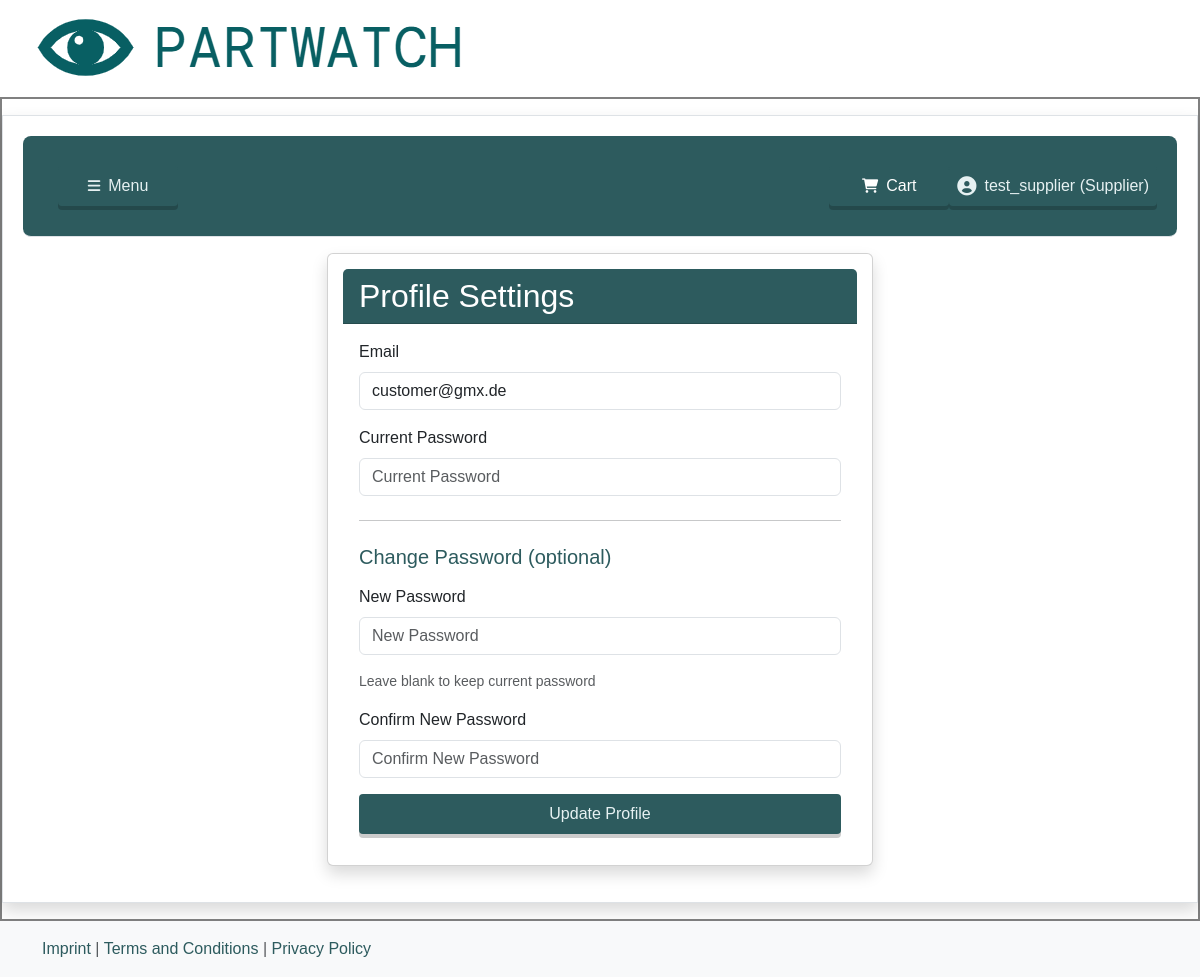
The app's page /profile (signed in) with its own data.
### models.py (models this page shows)
class User(db.Model, UserMixin):
    id = db.Column(db.Integer, primary_key=True)
    username = db.Column(db.String(150), unique=True, nullable=False)
    email = db.Column(db.String(150), unique=True, nullable=False)
    password = db.Column(db.String(200), nullable=False)
    role = db.Column(db.String(50), nullable=False)

### app.py (the view, shortened to what this page needs)
@app.route('/profile', methods=['GET', 'POST'])
@login_required
def profile():
    form = ProfileForm()
    form.email.data = current_user.email
    return render_template('profile.html', form=form)

### forms.py
class ProfileForm(FlaskForm):
    email = StringField('Email', validators=[
        DataRequired(),
        Email()
    ])
    current_password = PasswordField('Current Password', validators=[
        DataRequired()
    ])
    new_password = PasswordField('New Password', validators=[
        Length(min=6, message="Password must be at least 6 characters long"),
    ])
    confirm_password = PasswordField('Confirm New Password', validators=[
        EqualTo('new_password', message='Passwords must match')
    ])
    submit = SubmitField('Update Profile')

### app.py (called while the page is built)
@login_manager.user_loader
def load_user(user_id):
    return User.query.get(int(user_id))

### templates/profile.html (shortened to what this page needs)
{% extends "base.html" %}
{% from 'bootstrap5/form.html' import render_form, render_field %}
{% block CONTENT %}
<div class="row justify-content-center">
    <div class="col-md-8 col-lg-6">
        <div class="card shadow">
            <div class="card-header" style="background: #2d5b5e; color: white;">
                <h2 class="mb-0">Profile Settings</h2>
            </div>
            <div class="card-body">
                <form method="POST" action="{{ url_for('profile') }}">
                    <div class="mb-3">
                        {{ render_field(form.email,
                            class="form-control",
                            placeholder="Email"
                        ) }}
                    </div>
                    <div class="mb-3">
                        {{ render_field(form.current_password,
                            class="form-control",
                            placeholder="Current Password"
                        ) }}
                    </div>
                    <hr class="my-4">
                    <h5 class="mb-3" style="color: #2d5b5e;">Change Password (optional)</h5>
                    <div class="mb-3">
                        {{ render_field(form.new_password,
                            class="form-control",
                            placeholder="New Password"
                        ) }}
                        <div class="form-text">Leave blank to keep current password</div>
                    </div>
                    <div class="mb-3">
                        {{ render_field(form.confirm_password,
                            class="form-control",
                            placeholder="Confirm New Password"
                        ) }}
                    </div>
                    <div class="d-grid gap-2">
                        {{ form.submit(class="custom-button", style="background-color: #2d5b5e; border-color: #2d5b5e;") }}
                    </div>
                </form>
            </div>
        </div>
    </div>
</div>
{% endblock %}

### templates/base.html (shortened to what this page needs)
<!doctype html>
<html lang="en">
<head>
    {{ bootstrap.load_css() }}
    <link rel="stylesheet" href="{{ url_for('static', filename='css/style.css') }}">
    <link rel="stylesheet" href="https://cdnjs.cloudflare.com/ajax/libs/font-awesome/6.0.0-beta3/css/all.min.css">
</head>
<body>
    <header>
        <a href="{{ url_for('index') }}">
            <img src="{{ url_for('static', filename='images/logo.png') }}" alt="Logo" class="logo">
        </a>
    </header>
    <div class="main-container">
        <div class="container-fluid border shadow pb-3 my-3">
            <nav class="navbar navbar-expand-xl border-bottom mb-3" style="background: #2d5b5e; border-radius: 8px;">
                <div class="container-fluid px-0">
                    <div class="collapse navbar-collapse" id="navbarSupportedContent">
                        <ul class="navbar-nav w-100">
                            {% if current_user.is_authenticated %}
                                <li class="nav-item dropdown">
                                    <a class="nav-link custom-button" id="hoverDropdown">
                                        <i class="fas fa-bars"></i>
                                        <span>Menu</span>
                                    </a>
                                </li>
                                <li class="nav-item ms-auto">
                                    <a class="nav-link custom-button" href="{{ url_for('cart') }}">
                                        <i class="fas fa-shopping-cart cart-icon"></i>
                                        <span class="cart-text">Cart</span>
                                    </a>
                                </li>
                                <li class="nav-item">
                                    <a class="nav-link custom-button profile-link" href="{{ url_for('profile') }}">
                                        <i class="fas fa-user-circle user-icon"></i>
                                        <span>{{ current_user.username }} ({{ current_user.role | capitalize }})</span>
                                    </a>
                                </li>
                            {% else %}
                                <li class="nav-item">
                                    <a class="nav-link custom-button fs-4 fw-bold text-light py-2 px-3" href="{{ url_for('login') }}">
                                        <i class="fas fa-sign-in-alt"></i> Login
                                    </a>
                                </li>
                            {% endif %}
                        </ul>
                    </div>
                </div>
            </nav>
            <main>
                <div class="container">
                {% block CONTENT %}{% endblock %}
                </div>
            </main>
        </div>
    </div>
    <footer class="footer mt-auto py-3 bg-light">
        <div class="container">
            <span class="text-muted">
                <a href="{{ url_for('imprint') }}">Imprint</a> |
                <a href="{{ url_for('terms') }}">Terms and Conditions</a> |
                <a href="{{ url_for('privacy') }}">Privacy Policy</a>
            </span>
        </div>
    </footer>
</body>
</html>

### static/css/style.css (style rules this page uses)
:root { --primary-color: #2d5b5e; --primary-light: #597f82; --text-light: #e6f1f2; --border-color: #808080; --blue-color: #1e90ff; --blue-light: #63b8ff; --warning-color: #856404; --success-color: #28a745; --success-hover: #218838; --danger-color: #dc3545; --danger-hover: #c82333; --warning-bg: #ffc107; --warning-hover: #e0a800; --spacing-sm: 8px; --spacing-md: 12px; --spacing-lg: 16px; --border-radius: 4px; --border-radius-lg: 15px; --transition-default: all 0.3s ease; }
body { font-family: sans-serif; margin: 0; padding: 0; box-sizing: border-box; }
.container-fluid { padding: 20px; }
.main-container { border: 2px solid var(--border-color); padding: 0; }
.navbar { margin-bottom: 20px; padding: 10px 20px; }
.card { margin-bottom: 20px; padding: 15px; }
.footer { margin-top: 40px; padding: 20px; }
a { color: var(--primary-color); text-decoration: none; }
.custom-button, .btn-blue, .btn-primary, .btn-yellow, .btn-red, .btn-success { padding: var(--spacing-sm) var(--spacing-md); border-radius: var(--border-radius); transition: var(--transition-default); display: inline-flex; align-items: center; gap: var(--spacing-sm); position: relative; border: none; box-shadow: 0 4px 0px rgba(0, 0, 0, 0.2); justify-content: center; min-width: 120px; }
.custom-button, .btn-primary { background-color: var(--primary-color); color: var(--text-light) !important; }
.nav-item.dropdown { position: relative; display: inline-block; margin-right: auto; margin-left: 15px; }
.nav-item.dropdown > a:after { content: ''; position: absolute; bottom: -10px; left: 0; width: 100%; height: 10px; }
.profile-link { color: var(--text-light) !important; padding: var(--spacing-sm) var(--spacing-md); border-radius: var(--border-radius); transition: var(--transition-default); display: inline-flex; align-items: center; gap: var(--spacing-sm); position: relative; }
.profile-link::after { content: ''; position: absolute; bottom: 2px; left: 30px; right: var(--spacing-md); height: 1px; background-color: var(--text-light); transform: scaleX(0); transition: transform 0.3s ease; }
.profile-link .user-icon { font-size: 1.2em; transition: transform 0.3s ease; }
.cart-icon, .cart-text { color: white; }
.custom-button i { font-size: 0.9em; }

### records on screen
User: username "test_supplier", role "Supplier", email "customer@gmx.de"
